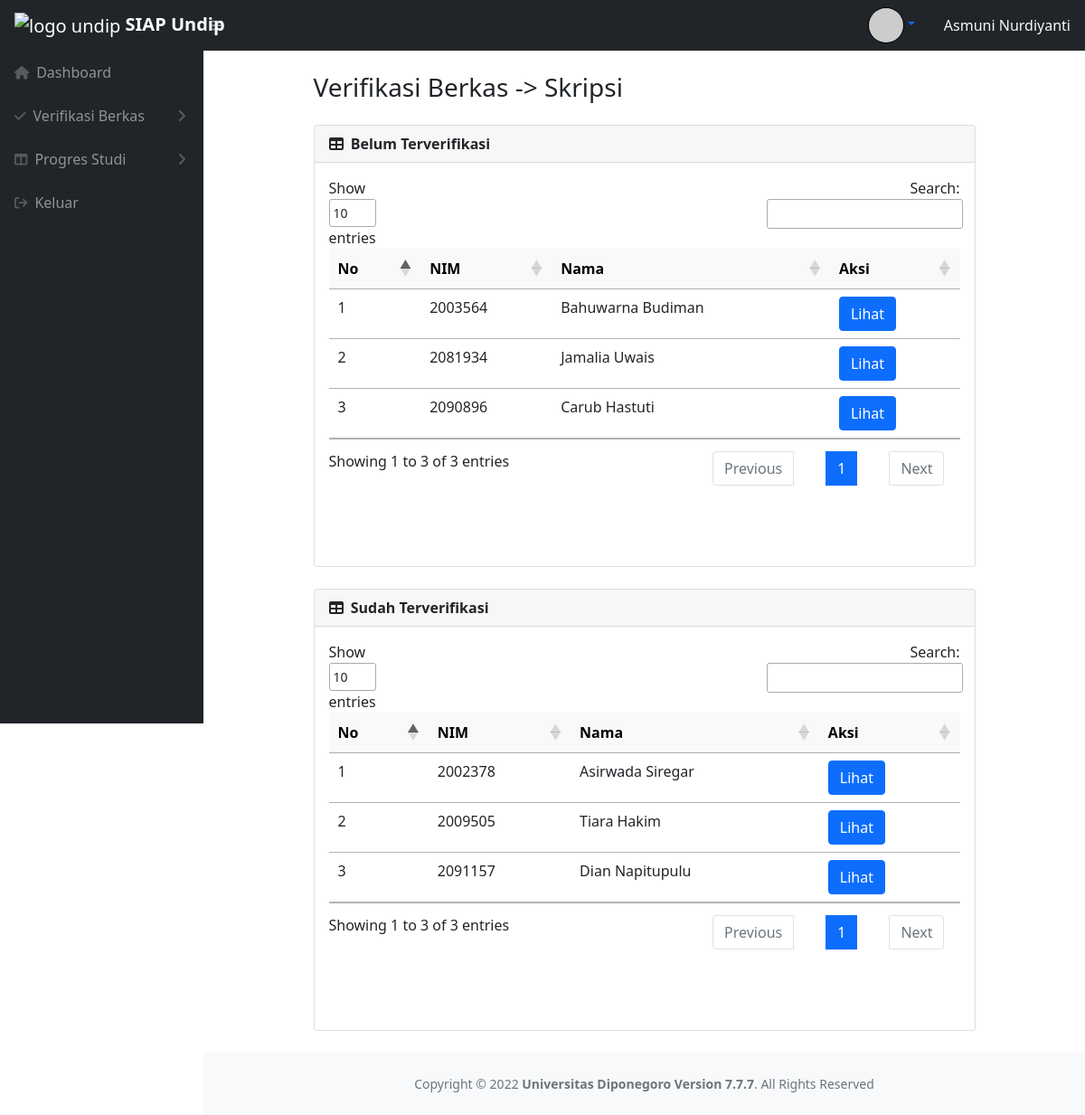
The page /dosen/verifskripsi.php (signed in) on the database its author committed.
### tables this page shows
CREATE TABLE `dosen` (
  `Nama` varchar(255) NOT NULL,
  `NIP` varchar(255) NOT NULL,
  `Email` varchar(255) NOT NULL,
  `Alamat` varchar(255) NOT NULL,
  `No_Hp` varchar(255) NOT NULL,
  `Status` varchar(255) NOT NULL,
  `Foto` varchar(255) DEFAULT NULL,
  `Mengampu` varchar(255) NOT NULL,
  `Username` varchar(255) NOT NULL
);

CREATE TABLE `mahasiswa` (
  `NIM` bigint NOT NULL,
  `Nama` varchar(255) NOT NULL,
  `Email` varchar(255) NOT NULL,
  `Alamat` varchar(255) NOT NULL,
  `No_Hp` varchar(255) NOT NULL,
  `Angkatan` int NOT NULL,
  `semester` int NOT NULL,
  `Status` varchar(20) NOT NULL,
  `Foto` varchar(255) DEFAULT NULL,
  `Username` varchar(255) NOT NULL,
  `kode_kab` int NOT NULL,
  `NIP_Doswal` int NOT NULL
);

### dosen/verifskripsi.php (the view, shortened to what this page needs)
<?php include("../template/headerdosen.php");
?>
<div id="layoutSidenav_content">
    <main>
        <div class="container-fluid px-4" style="width: 80%;">
            <h3 class="mt-4 mb-4">Verifikasi Berkas -> Skripsi</h3>
            <div class="card mb-4">
                <div class="card-header">
                    <i class="fas fa-table me-1"></i>
                    <b>Belum Terverifikasi</b>
                </div>
                <div class="card-body">
                    <table class="table dataTable" id="datatablesSimple1">
                        <thead class="table-light">
                        <tr>
                                <th>No</th>
                                <th>NIM</th>
                                <th>Nama</th>
                                <th>Aksi</th>
                            </tr>
                        </thead>
                        <tbody>
                        <?php
                                $query = "SELECT mahasiswa.NIM,mahasiswa.Nama FROM mahasiswa,skripsi WHERE mahasiswa.NIM = skripsi.NIM AND skripsi.status_verif !='Sudah' AND mahasiswa.NIP_Doswal = '$nip_dosen' AND skripsi.Status != 'Belum Aktif'";
                                $result = $db->query($query);
                                $i = 1;
                                while ($row = $result->fetch_object()) {
                                    echo "<tr>
                                    <td>".$i."</td>
                                    <td>".$row->NIM."</td>
                                    <td>".$row->Nama."</td>
                                    <td><a class='btn btn-primary' href='lihatskripsi.php?id=".$row->NIM."'>Lihat</a></td>";
                                    $i++;
                                }
                            ?>
                        </tbody>
                    </table>
                </div>
            </div>
            <div class="card mb-4">
                <div class="card-header">
                    <i class="fas fa-table me-1"></i>
                    <b>Sudah Terverifikasi</b>
                </div>
                <div class="card-body">
                <table class="table dataTable" id="datatablesSimple1">
                        <thead class="table-light">
                        <tr>
                                <th>No</th>
                                <th>NIM</th>
                                <th>Nama</th>
                                <th>Aksi</th>
                            </tr>
                        </thead>
                        <tbody>
                        <?php
                                $query = "SELECT mahasiswa.NIM,mahasiswa.Nama FROM mahasiswa,skripsi WHERE mahasiswa.NIM = skripsi.NIM AND skripsi.status_verif !='Belum' AND mahasiswa.NIP_Doswal = '$nip_dosen' AND skripsi.Status != 'Belum Aktif'";
                                $result = $db->query($query);
                                $i = 1;
                                while ($row = $result->fetch_object()) {
                                    echo "<tr>
                                    <td>".$i."</td>
                                    <td>".$row->NIM."</td>
                                    <td>".$row->Nama."</td>
                                    <td><a class='btn btn-primary'href='lihatskripsi.php?id=".$row->NIM."'>Lihat</a></td>";
                                    $i++;
                                }
                            ?>
                        </tbody>
                    </table>
                </div>
            </div>
        </div>
    </main>
    <?php include("../template/footeruniversal.php")?>

### template/headerdosen.php (shortened to what this page needs)
<?php include('../lib/connect.php');
$username = $_SESSION['username'];
$foto = $db->query("SELECT dosen.Foto FROM user,dosen WHERE dosen.username = user.username AND dosen.username = '$username'")->fetch_object()->Foto;
$Nama = $db->query("SELECT dosen.Nama FROM user,dosen WHERE dosen.username = user.username AND dosen.username = '$username'")->fetch_object()->Nama;
$nip_dosen = $db->query("SELECT NIP FROM user WHERE Username = '$username'")->fetch_object()->NIP;
?>
<!DOCTYPE html>
<html lang="en">
    <head>
        <link href="https://cdn.jsdelivr.net/npm/simple-datatables@latest/dist/style.css" rel="stylesheet" />
        <link rel="stylesheet" type="text/css" href="https://cdn.datatables.net/1.12.1/css/jquery.dataTables.min.css">
        <link href="../css/styles.css" rel="stylesheet" />
        <link href="../css/dosen.css" rel="stylesheet" />
        <link href="../css/header.css" rel="stylesheet" />
    </head>
    <body class="sb-nav-fixed">
        <nav class="sb-topnav navbar navbar-expand navbar-dark bg-dark">
            <a class="navbar-brand ps-3" href="dashboardDSN.php">
              <img src="https://kulon2.undip.ac.id/pluginfile.php/1/theme_moove/favicon/1660361299/undip.ico" alt="logo undip" width = 40 height = 40> <b class="">SIAP Undip</b>
            </a>
            <button class="btn btn-link btn-sm order-1 order-lg-0 me-4 me-lg-0 d-flex align-items-center" id="sidebarToggle" href="#!"><i class="fas fa-bars"></i></button>
            <div class="ms-auto me-0 me-md-3 my-2 my-md-0 d-flex align-items-center">
              <a class="nav-link dropdown-toggle" id="navbarDropdown" href="#" role="button" data-bs-toggle="dropdown" aria-expanded="false">                <img style="
                    object-fit: cover;
                    border-radius: 50%;
                    margin: 0 auto;
                    width: 40px;
                    height: 40px;
                    border: 1px solid black;
                    display: inline;
                " src="<?php echo $foto ?>" onerror="this.src='../assets/img/default.png'"></a>
              <div class="flex-grow-1 ms-3 text-light">
                  <?php echo $Nama ?>
              </div>
            </div>
        </nav>
        <div id="layoutSidenav">
            <div id="layoutSidenav_nav">
                <nav class="sb-sidenav accordion sb-sidenav-dark" id="sidenavAccordion">
                    <div class="sb-sidenav-menu">
                        <div class="nav">
                          <a class="nav-link" href="dashboardDSN.php">
                              <div class="sb-nav-link-icon"><i class="	fas fa-home"></i></div>
                              Dashboard
                          </a>
                          <a class="nav-link collapsed" href="#" data-bs-toggle="collapse" data-bs-target="#collapseVerif" aria-expanded="false" aria-controls="collapseVerif">
                              <div class="sb-nav-link-icon"><i class="fas fa-check"></i></div>
                              Verifikasi Berkas
                              <div class="sb-sidenav-collapse-arrow"><i class="fas fa-angle-down"></i></div>
                          </a>
                          <a class="nav-link collapsed" href="#" data-bs-toggle="collapse" data-bs-target="#collapseProgres" aria-expanded="false" aria-controls="collapseProgres">
                              <div class="sb-nav-link-icon"><i class="fas fa-columns"></i></div>
                              Progres Studi
                              <div class="sb-sidenav-collapse-arrow"><i class="fas fa-angle-down"></i></div>
                          </a>
                          <a class="nav-link" href="../logout.php">
                              <div class="sb-nav-link-icon"><i class="fa fa-sign-out"></i></div>
                              Keluar
                          </a>
                        </div>
                    </div>
                </nav>
            </div>

### css/header.css (style rules this page uses)
td { vertical-align: center; }

### rows shown on the page
dosen: Nama "Asmuni Nurdiyanti"
mahasiswa: NIM "2003564", Nama "Bahuwarna Budiman"
mahasiswa: NIM "2081934", Nama "Jamalia Uwais"
mahasiswa: NIM "2090896", Nama "Carub Hastuti"
mahasiswa: NIM "2002378", Nama "Asirwada Siregar"
mahasiswa: NIM "2009505", Nama "Tiara Hakim"
mahasiswa: NIM "2091157", Nama "Dian Napitupulu"
